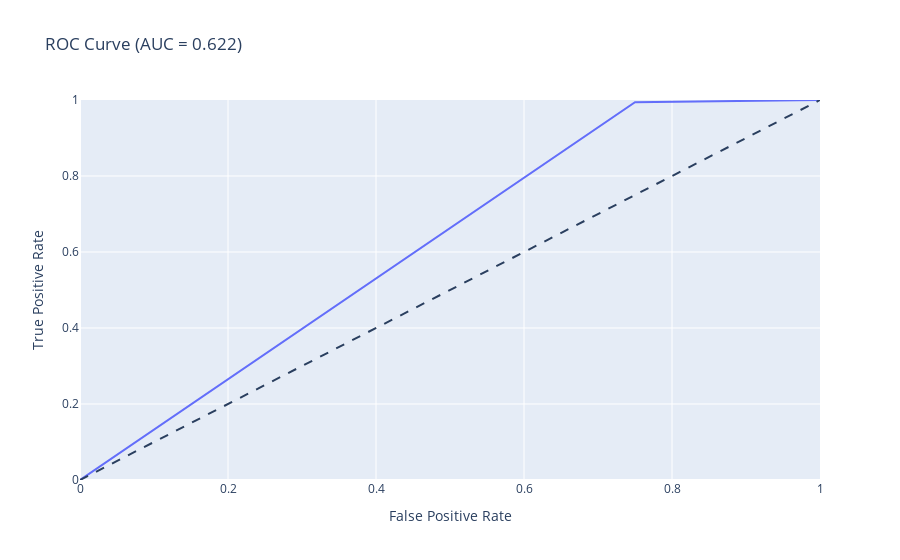

Notebook source saved alongside this figure:
### Code cell
fpr, tpr, thresholds = roc_curve(y_test.values.argmax(axis=1), y_pred.argmax(axis=1))
roc_auc = auc(fpr, tpr)

data = np.column_stack((fpr, tpr))

fig = px.line(x=data[:,0], y=data[:,1], title='ROC Curve (AUC = {:.3f})'.format(roc_auc),
              labels=dict(x='False Positive Rate', y='True Positive Rate'),
              range_x=[0,1], range_y=[0,1])
fig.add_shape(type='line', line=dict(dash='dash'), x0=0, y0=0, x1=1, y1=1)
fig.show()

### Figure 1 — Plotly figure (JSON) as saved in the notebook; plotly's stock layout.template omitted (floating-point values rounded to 4 significant figures)
{"data": [{"hovertemplate": "False Positive Rate=%{x}<br>True Positive Rate=%{y}<extra></extra>", "legendgroup": "", "line": {"color": "#636efa", "dash": "solid"}, "marker": {"symbol": "circle"}, "mode": "lines", "name": "", "orientation": "v", "showlegend": false, "type": "scatter", "x": [0, 0.75, 1], "xaxis": "x", "y": [0, 0.9942, 1], "yaxis": "y"}], "layout": {"legend": {"tracegroupgap": 0}, "shapes": [{"line": {"dash": "dash"}, "type": "line", "x0": 0, "x1": 1, "y0": 0, "y1": 1}], "title": {"text": "ROC Curve (AUC = 0.622)"}, "xaxis": {"anchor": "y", "domain": [0, 1], "range": [0, 1], "title": {"text": "False Positive Rate"}}, "yaxis": {"anchor": "x", "domain": [0, 1], "range": [0, 1], "title": {"text": "True Positive Rate"}}}}
